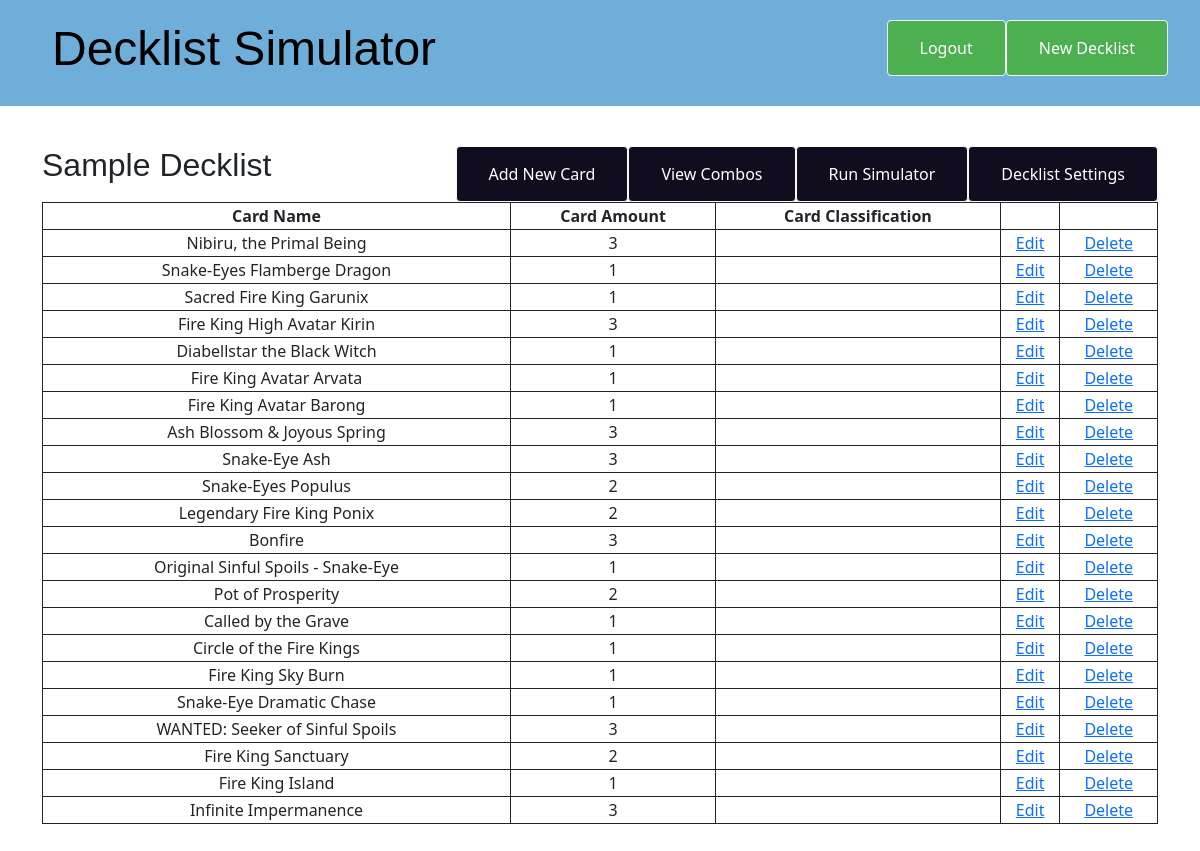
/decklist/3/ (signed in), run on the app's committed database.
### decklist/models.py (models this page shows, shortened)
class Decklist(models.Model):
    author = models.ForeignKey(settings.AUTH_USER_MODEL, on_delete=models.CASCADE)
    title = models.CharField(max_length=200)
    deck_plaintext = models.TextField()
    runs = models.PositiveSmallIntegerField(default=100)
    hand_size = models.PositiveSmallIntegerField(default=5)

class Cardlist(models.Model):
    deck_list = models.ForeignKey(Decklist, on_delete=models.CASCADE)
    card_name = models.CharField(max_length=200)
    card_amount = models.PositiveSmallIntegerField(choices=card_amounts)
    card_classification = models.CharField(max_length=50, blank=True, choices=category_choice)

### decklist/views.py (the view)
# urls.py: path('decklist/<int:pk>/', views.decklist_detail, name='decklist_detail'),
def decklist_detail(request, pk):
    if not request.user.is_authenticated:
        return redirect('homepage')
    decklist = get_object_or_404(Decklist, pk=pk)
    cards = Cardlist.objects.filter(deck_list_id=pk)
    if not request.user == decklist.author:
        response = HttpResponse()
        response.status_code = 403
        return response
    return render(request, 'decklist/decklist_detail.html', {'decklist': decklist, 'cards': cards})

### decklist/templates/decklist/decklist_detail.html
{% extends 'decklist/base.html' %}
{% block content %}
    <article class="decklist">
        <aside class="actions">
            {% if user.is_authenticated %}
            <a href="{% url 'decklist_edit' pk=decklist.pk %}" class="button2">Decklist Settings</a>
            <a href="{% url 'decklist_simulator_run' pk=decklist.pk %}" class="button2">Run Simulator</a>
            <a href="{% url 'combo_detail' pk=decklist.pk %}" class="button2">View Combos</a>
            <a href="{% url 'card_new' pk=decklist.pk %}" class="button2">Add New Card</a>
            {% endif %}
        </aside>
        <h2>{{ decklist.title }}</h2>
        <table style="width:100%">
        <tr>
            <th>Card Name</th>
            <th>Card Amount</th>
            <th>Card Classification</th>
            <th></th>
            <th></th>
        </tr>
        {% for card in cards %}
        <tr>
        <td>{{ card.card_name }}</td>
        <td>{{ card.card_amount }}</td>
        <td>{{ card.card_classification }}</td>
        <td><a href="{% url 'card_edit' pk=card.pk %}">Edit</a></td>
        <td><a href="{% url 'delete_card' pk=card.pk %}">Delete</a></td>
        </tr>
        {% endfor %}
        </table>
    </article>
{% endblock %}

### decklist/static/css/decklist.css (style rules this page uses)
table, th, td { text-align: center; border: 1px solid; }
h1, h2, h3, h4 { font-family: 'Arial', cursive; }
.button2 { background-color: #120c1f; border: none; color: white; padding: 15px 32px; float: right; text-align: center; text-decoration: none; font-size: 16px; border-radius: 4px; border: 1px solid rgb(248, 248, 248); }
.decklist { margin-bottom: 30px; }
.decklist > .date, .decklist > .actions { float: right; }

### data on the page
Decklist: title "Sample Decklist"
Cardlist: card_name "Nibiru, the Primal Being", card_amount "3"
Cardlist: card_name "Snake-Eyes Flamberge Dragon", card_amount "1"
Cardlist: card_name "Sacred Fire King Garunix", card_amount "1"
Cardlist: card_name "Fire King High Avatar Kirin", card_amount "3"
Cardlist: card_name "Diabellstar the Black Witch", card_amount "1"
Cardlist: card_name "Fire King Avatar Arvata", card_amount "1"
Cardlist: card_name "Fire King Avatar Barong", card_amount "1"
Cardlist: card_name "Ash Blossom & Joyous Spring", card_amount "3"
Cardlist: card_name "Snake-Eye Ash", card_amount "3"
Cardlist: card_name "Snake-Eyes Populus", card_amount "2"
Cardlist: card_name "Legendary Fire King Ponix", card_amount "2"
Cardlist: card_name "Bonfire", card_amount "3"
Cardlist: card_name "Original Sinful Spoils - Snake-Eye", card_amount "1"
Cardlist: card_name "Pot of Prosperity", card_amount "2"
Cardlist: card_name "Called by the Grave", card_amount "1"
Cardlist: card_name "Circle of the Fire Kings", card_amount "1"
Cardlist: card_name "Fire King Sky Burn", card_amount "1"
Cardlist: card_name "Snake-Eye Dramatic Chase", card_amount "1"
Cardlist: card_name "WANTED: Seeker of Sinful Spoils", card_amount "3"
Cardlist: card_name "Fire King Sanctuary", card_amount "2"
Cardlist: card_name "Fire King Island", card_amount "1"
Cardlist: card_name "Infinite Impermanence", card_amount "3"
